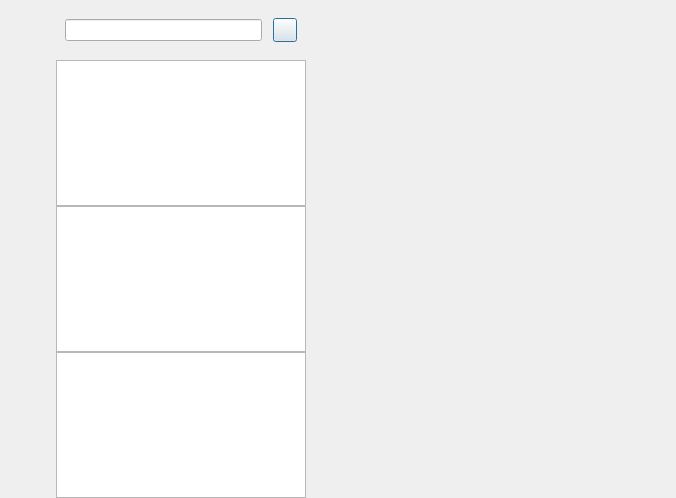
<?xml version="1.0" encoding="UTF-8"?>
<ui version="4.0">
 <class>ChatDialog</class>
 <widget class="QDialog" name="ChatDialog">
  <property name="geometry">
   <rect>
    <x>0</x>
    <y>0</y>
    <width>676</width>
    <height>498</height>
   </rect>
  </property>
  <property name="windowTitle">
   <string>Dialog</string>
  </property>
  <layout class="QHBoxLayout" name="horizontalLayout">
   <property name="spacing">
    <number>0</number>
   </property>
   <property name="leftMargin">
    <number>0</number>
   </property>
   <property name="topMargin">
    <number>0</number>
   </property>
   <property name="rightMargin">
    <number>0</number>
   </property>
   <property name="bottomMargin">
    <number>0</number>
   </property>
   <item>
    <widget class="QWidget" name="side_bar" native="true">
     <property name="sizePolicy">
      <sizepolicy hsizetype="Fixed" vsizetype="Expanding">
       <horstretch>0</horstretch>
       <verstretch>0</verstretch>
      </sizepolicy>
     </property>
     <property name="minimumSize">
      <size>
       <width>56</width>
       <height>0</height>
      </size>
     </property>
     <property name="maximumSize">
      <size>
       <width>56</width>
       <height>16777215</height>
      </size>
     </property>
     <layout class="QVBoxLayout" name="verticalLayout">
      <property name="leftMargin">
       <number>10</number>
      </property>
      <property name="topMargin">
       <number>30</number>
      </property>
      <property name="rightMargin">
       <number>0</number>
      </property>
      <property name="bottomMargin">
       <number>0</number>
      </property>
      <item>
       <widget class="QWidget" name="widget" native="true">
        <layout class="QVBoxLayout" name="verticalLayout_3">
         <property name="spacing">
          <number>30</number>
         </property>
         <property name="leftMargin">
          <number>0</number>
         </property>
         <property name="topMargin">
          <number>0</number>
         </property>
         <property name="rightMargin">
          <number>0</number>
         </property>
         <property name="bottomMargin">
          <number>0</number>
         </property>
         <item>
          <widget class="QLabel" name="side_head_lb">
           <property name="minimumSize">
            <size>
             <width>35</width>
             <height>35</height>
            </size>
           </property>
           <property name="maximumSize">
            <size>
             <width>35</width>
             <height>35</height>
            </size>
           </property>
           <property name="text">
            <string/>
           </property>
          </widget>
         </item>
         <item>
          <widget class="StateWidget" name="side_chat_lb" native="true">
           <property name="minimumSize">
            <size>
             <width>30</width>
             <height>30</height>
            </size>
           </property>
           <property name="maximumSize">
            <size>
             <width>30</width>
             <height>30</height>
            </size>
           </property>
          </widget>
         </item>
         <item>
          <widget class="StateWidget" name="side_contact_lb" native="true">
           <property name="minimumSize">
            <size>
             <width>30</width>
             <height>30</height>
            </size>
           </property>
           <property name="maximumSize">
            <size>
             <width>30</width>
             <height>30</height>
            </size>
           </property>
          </widget>
         </item>
        </layout>
       </widget>
      </item>
      <item>
       <spacer name="verticalSpacer">
        <property name="orientation">
         <enum>Qt::Vertical</enum>
        </property>
        <property name="sizeHint" stdset="0">
         <size>
          <width>20</width>
          <height>40</height>
         </size>
        </property>
       </spacer>
      </item>
     </layout>
    </widget>
   </item>
   <item>
    <widget class="QWidget" name="chat_user_wid" native="true">
     <property name="maximumSize">
      <size>
       <width>250</width>
       <height>16777215</height>
      </size>
     </property>
     <layout class="QVBoxLayout" name="verticalLayout_2">
      <property name="spacing">
       <number>0</number>
      </property>
      <property name="leftMargin">
       <number>0</number>
      </property>
      <property name="topMargin">
       <number>0</number>
      </property>
      <property name="rightMargin">
       <number>0</number>
      </property>
      <property name="bottomMargin">
       <number>0</number>
      </property>
      <item>
       <widget class="QWidget" name="search_wid" native="true">
        <property name="minimumSize">
         <size>
          <width>0</width>
          <height>60</height>
         </size>
        </property>
        <property name="maximumSize">
         <size>
          <width>16777215</width>
          <height>60</height>
         </size>
        </property>
        <layout class="QHBoxLayout" name="horizontalLayout_2">
         <property name="spacing">
          <number>6</number>
         </property>
         <property name="leftMargin">
          <number>9</number>
         </property>
         <property name="topMargin">
          <number>9</number>
         </property>
         <property name="rightMargin">
          <number>9</number>
         </property>
         <property name="bottomMargin">
          <number>9</number>
         </property>
         <item>
          <widget class="CustomizeEdit" name="search_edit"/>
         </item>
         <item>
          <spacer name="horizontalSpacer">
           <property name="orientation">
            <enum>Qt::Horizontal</enum>
           </property>
           <property name="sizeType">
            <enum>QSizePolicy::Fixed</enum>
           </property>
           <property name="sizeHint" stdset="0">
            <size>
             <width>5</width>
             <height>20</height>
            </size>
           </property>
          </spacer>
         </item>
         <item>
          <widget class="ClickedBtn" name="add_btn">
           <property name="minimumSize">
            <size>
             <width>24</width>
             <height>24</height>
            </size>
           </property>
           <property name="maximumSize">
            <size>
             <width>24</width>
             <height>24</height>
            </size>
           </property>
           <property name="text">
            <string/>
           </property>
          </widget>
         </item>
        </layout>
       </widget>
      </item>
      <item>
       <widget class="ChatUserList" name="chat_user_list"/>
      </item>
      <item>
       <widget class="SearchList" name="search_list"/>
      </item>
      <item>
       <widget class="ContactUserList" name="con_user_list"/>
      </item>
     </layout>
    </widget>
   </item>
   <item>
    <widget class="QStackedWidget" name="stackedWidget">
     <property name="currentIndex">
      <number>0</number>
     </property>
     <widget class="ChatPage" name="chat_page"/>
     <widget class="ApplyFriendPage" name="friend_apply_page"/>
    </widget>
   </item>
  </layout>
 </widget>
 <customwidgets>
  <customwidget>
   <class>ClickedBtn</class>
   <extends>QPushButton</extends>
   <header location="global">clickedbtn.h</header>
  </customwidget>
  <customwidget>
   <class>CustomizeEdit</class>
   <extends>QLineEdit</extends>
   <header location="global">customizeedit.h</header>
  </customwidget>
  <customwidget>
   <class>ChatUserList</class>
   <extends>QListWidget</extends>
   <header location="global">chatuserlist.h</header>
  </customwidget>
  <customwidget>
   <class>ChatPage</class>
   <extends>QWidget</extends>
   <header>chatpage.h</header>
   <container>1</container>
  </customwidget>
  <customwidget>
   <class>StateWidget</class>
   <extends>QWidget</extends>
   <header location="global">statewidget.h</header>
   <container>1</container>
  </customwidget>
  <customwidget>
   <class>SearchList</class>
   <extends>QListWidget</extends>
   <header>searchlist.h</header>
  </customwidget>
  <customwidget>
   <class>ContactUserList</class>
   <extends>QListWidget</extends>
   <header location="global">contactuserlist.h</header>
  </customwidget>
  <customwidget>
   <class>ApplyFriendPage</class>
   <extends>QWidget</extends>
   <header location="global">applyfriendpage.h</header>
   <container>1</container>
  </customwidget>
 </customwidgets>
 <resources/>
 <connections/>
</ui>
